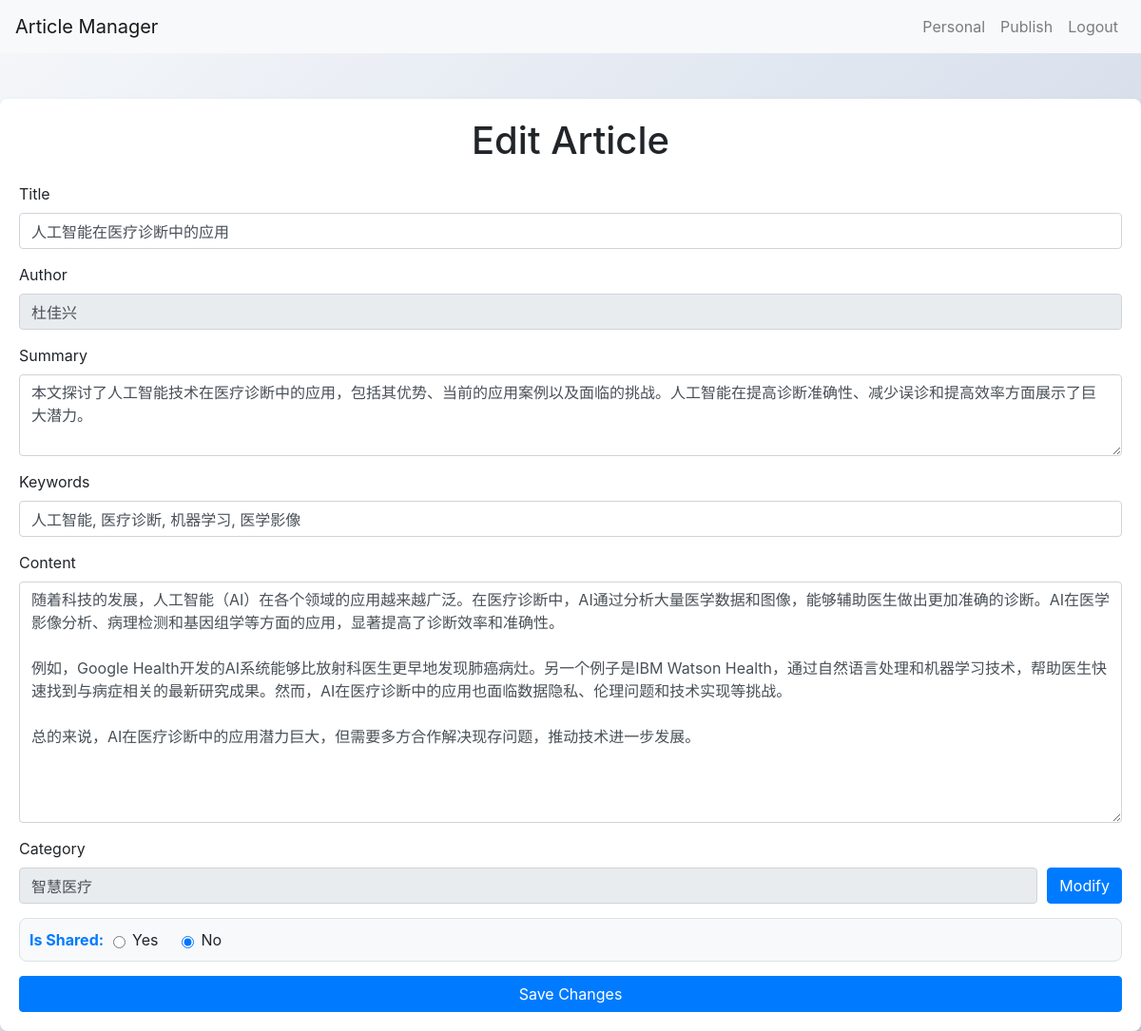
Before: /edit_article/22/ (signed in) with the older database file.
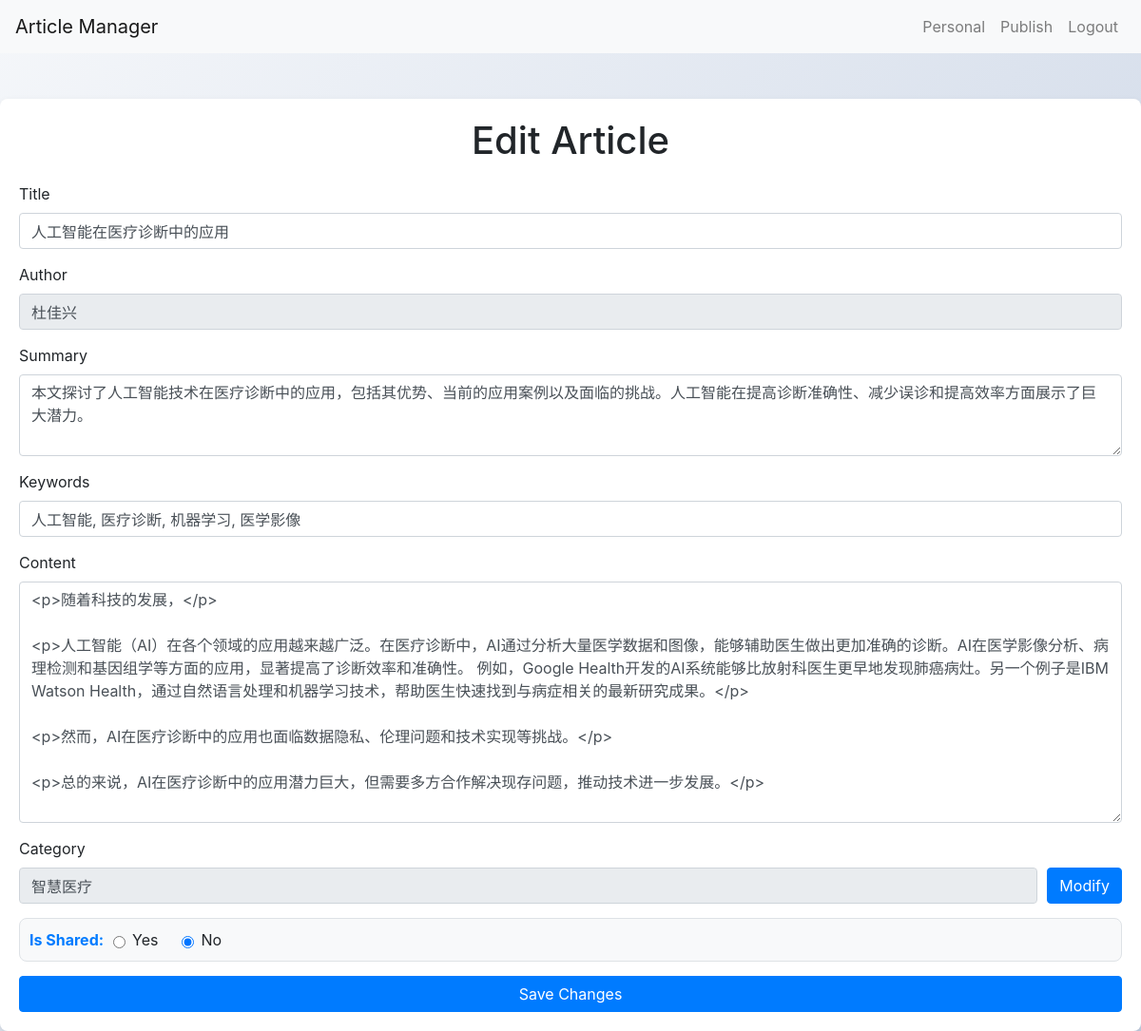
After: the same page with the newer database file.
### app01/models.py (models this page shows, shortened)
class Article(models.Model):
    title = models.CharField(max_length=200)
    author = models.CharField(max_length=200)
    summary = models.TextField()
    keywords = models.CharField(max_length=200)
    publish_time = models.DateTimeField(auto_now_add=True)  # 自动设置为添加时的时间
    content = RichTextUploadingField()  # 使用带上传功能的 CKEditor
    category =  models.ForeignKey(Category, on_delete=models.CASCADE)
    is_shared = models.BooleanField(default=False)  # 新增字段，默认值为 False（非共享状态）

class Category(models.Model):
    name = models.CharField(max_length=100)
    level = models.IntegerField()
    parent = models.ForeignKey('self', on_delete=models.CASCADE,related_name='children',null=True, blank=True )

### app01/views.py (the view, shortened to what this page needs)
# urls.py: path('edit_article/<int:article_id>/', views.edit_article, name='edit_article'),
@login_required
def edit_article(request, article_id):
    if request.method == 'GET' and 'parentId' in request.GET:
        parent_id = request.GET['parentId']
        if parent_id !='':
            subcategories = Category.objects.filter(parent_id=parent_id)
            data = [{'id': subcategory.id, 'name': subcategory.name} for subcategory in subcategories]
        return JsonResponse(data, safe=False)
    article = get_object_or_404(Article, id=article_id)
    user = str(request.user)
    article_form = ArticleForm(request.POST, initial={"author": request.user})
    if article_form.is_valid():
        print('author edit article!')
        article_form.save()
        messages.success(request, 'Your article has been published!')
        return redirect('personal')
    categories = Category.objects.all()
    if user != article.author:
        print("You are not authorized to edit this article.")
        messages.error(request, "You are not authorized to edit this article.")
        return redirect('personal')
    context = {
        'article': article,
        'categories': categories,
    }
    return render(request, 'edit_article.html', context)

### app01/templates/edit_article.html (shortened to what this page needs)
{% load static %}
<!DOCTYPE html>
<html lang="en">
<head>
    <link href="/static/css/bootstrap.css?version=1.0.1" rel="stylesheet">
</head>
<body>
    <nav class="navbar navbar-expand-lg navbar-light bg-light">
        <a class="navbar-brand" href="{% url 'home' %}">Article Manager</a>
        <div class="collapse navbar-collapse" id="navbarNav">
            <ul class="navbar-nav ml-auto">
                {% if user.is_authenticated %}
                    <li class="nav-item">
                        <a class="nav-link" href="{% url 'personal' %}">Personal</a>
                    </li>
                    <li class="nav-item">
                        <a class="nav-link" href="{% url 'publish' %}">Publish</a>
                    </li>
                    <li class="nav-item">
                        <a class="nav-link" href="{% url 'logout' %}">Logout</a>
                    </li>
                {% endif %}
            </ul>
        </div>
    </nav>
    <div class="container mt-5">
        <h1 class="text-center">Edit Article</h1>
        <form method="post" >
            <div class="form-group">
                <label for="id_title">Title</label>
                <input type="text" class="form-control" id="id_title" name="title" value="{{ article.title }}" required>
            </div>
            <div class="form-group">
                <label for="id_author">Author</label>
                <input type="text" class="form-control" id="id_author" name="author" value="{{ article.author }}" readonly>
            </div>
            <div class="form-group">
                <label for="id_summary">Summary</label>
                <textarea class="form-control" id="id_summary" name="summary" rows="3" required>{{ article.summary }}</textarea>
            </div>
            <div class="form-group">
                <label for="id_keywords">Keywords</label>
                <input type="text" class="form-control" id="id_keywords" name="keywords"  value="{{ article.keywords }}"  required>
            </div>
            <div class="form-group">
                <label for="id_content">Content</label>
                <textarea class="form-control" id="id_content" name="content" rows="10" required>{{ article.content }}</textarea>
            </div>
            <div class="form-group">
                <label for="id_content">Category</label>
                <div class="category-container">
                <input type="text" class="form-control" id="id_category_display" value="{{ article.category.name }}" readonly>
                    <button type="button" onclick="modifyCategory()" class="btn btn-primary">Modify</button>
                </div>
            </div>
            <div class="form-group is-shared-container">
                <label class="is-shared-label" for="id_is_shared">Is Shared:</label>
                <div class="form-check">
                    <input class="form-check-input" type="radio" name="is_shared" id="id_is_shared_true" value="True" {% if article.is_shared %}checked{% endif %}>
                    <label class="form-check-label" for="id_is_shared_true">
                        Yes
                    </label>
                </div>
                <div class="form-check">
                    <input class="form-check-input" type="radio" name="is_shared" id="id_is_shared_false" value="False" {% if article.is_shared == 0 %}checked{% endif %}>
                    <label class="form-check-label" for="id_is_shared_false">
                        No
                    </label>
                </div>
            </div>
            <button type="submit" class="btn btn-primary btn-block">Save Changes</button>
        </form>
    </div>
     {% block css %}
    <link rel="stylesheet" href="/static/css/article.css?version=1.0.1">
{% endblock %}
</body>
</html>

Changed rows visible on the page:
changed Article "人工智能在医疗诊断中的应用": content "随着科技的发展，人工智能（AI）在各个领域的应用越来越广泛。在医疗诊断中，AI通过分析大量医学数据和图像，能够辅助医生做出更加准确的诊断。AI在医学影像分析、病理检测和基因组学等方面的应用，显著提高了诊断效率和准确性。 例如，Google Health开发的AI系统能够比放射科医生更早地发现肺癌病灶。另一个例子是IBM Watson Health，通过自然语言处理和机器学习技术，帮助医生快速找到与病症相关的最新研究成果。然而，AI在医疗诊断中的应用也面临数据隐私、伦理问题和技术实现等挑战。 总的来说，AI在医疗诊断中的应用潜力巨大，但需要多方合作解决现存问题，推动技术进一步发展。" → "<p>随着科技的发展，</p> <p>人工智能（AI）在各个领域的应用越来越广泛。在医疗诊断中，AI通过分析大量医学数据和图像，能够辅助医生做出更加准确的诊断。AI在医学影像分析、病理检测和基因组学等方面的应用，显著提高了诊断效率和准确性。 例如，Google Health开发的AI系统能够比放射科医生更早地发现肺癌病灶。另一个例子是IBM Watson Health，通过自然语言处理和机器学习技术，帮助医生快速找到与病症相关的最新研究成果。</p> <p>然而，AI在医疗诊断中的应用也面临数据隐私、伦理问题和技术实现等挑战。</p> <p>总的来说，AI在医疗诊断中的应用潜力巨大，但需要多方合作解决现存问题，推动技术进一步发展。</p>"
